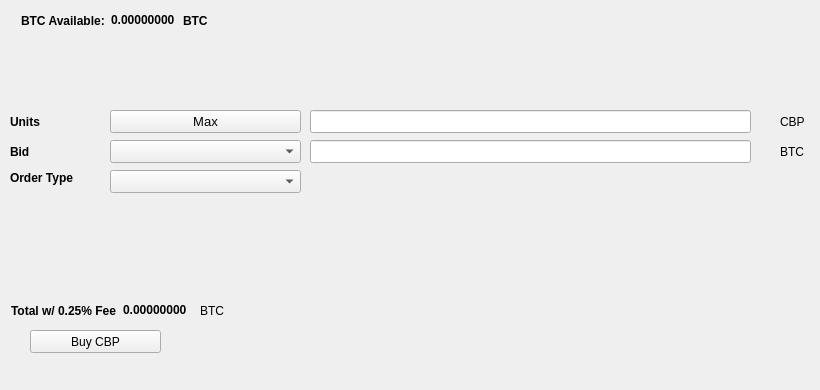
   <widget class="QWidget" name="BuyTab">
    <attribute name="title">
     <string>Buy</string>
    </attribute>
    <widget class="QPushButton" name="BuyCBP">
     <property name="geometry">
      <rect>
       <x>30</x>
       <y>330</y>
       <width>131</width>
       <height>23</height>
      </rect>
     </property>
     <property name="text">
      <string>Buy CBP</string>
     </property>
     <property name="icon">
      <iconset resource="../cbp.qrc">
       <normaloff>:/icons/bitcoin</normaloff>:/icons/bitcoin</iconset>
     </property>
    </widget>
    <widget class="QLabel" name="label_3">
     <property name="geometry">
      <rect>
       <x>10</x>
       <y>110</y>
       <width>46</width>
       <height>23</height>
      </rect>
     </property>
     <property name="font">
      <font>
       <weight>75</weight>
       <bold>true</bold>
      </font>
     </property>
     <property name="text">
      <string>Units</string>
     </property>
    </widget>
    <widget class="QLineEdit" name="UnitsInput">
     <property name="geometry">
      <rect>
       <x>310</x>
       <y>110</y>
       <width>441</width>
       <height>23</height>
      </rect>
     </property>
     <property name="font">
      <font>
       <pointsize>9</pointsize>
       <weight>75</weight>
       <bold>true</bold>
      </font>
     </property>
    </widget>
    <widget class="QLineEdit" name="BuyBidPriceEdit">
     <property name="geometry">
      <rect>
       <x>310</x>
       <y>140</y>
       <width>441</width>
       <height>23</height>
      </rect>
     </property>
     <property name="font">
      <font>
       <pointsize>9</pointsize>
       <weight>75</weight>
       <bold>true</bold>
      </font>
     </property>
    </widget>
    <widget class="QLabel" name="label_4">
     <property name="geometry">
      <rect>
       <x>780</x>
       <y>110</y>
       <width>31</width>
       <height>23</height>
      </rect>
     </property>
     <property name="text">
      <string>CBP</string>
     </property>
    </widget>
    <widget class="QLabel" name="label_5">
     <property name="geometry">
      <rect>
       <x>780</x>
       <y>140</y>
       <width>31</width>
       <height>23</height>
      </rect>
     </property>
     <property name="text">
      <string>BTC</string>
     </property>
    </widget>
    <widget class="QLabel" name="label_6">
     <property name="geometry">
      <rect>
       <x>10</x>
       <y>140</y>
       <width>46</width>
       <height>23</height>
      </rect>
     </property>
     <property name="font">
      <font>
       <weight>75</weight>
       <bold>true</bold>
      </font>
     </property>
     <property name="text">
      <string>Bid</string>
     </property>
    </widget>
    <widget class="QLabel" name="label_7">
     <property name="geometry">
      <rect>
       <x>10</x>
       <y>170</y>
       <width>91</width>
       <height>16</height>
      </rect>
     </property>
     <property name="font">
      <font>
       <weight>75</weight>
       <bold>true</bold>
      </font>
     </property>
     <property name="text">
      <string>Order Type</string>
     </property>
    </widget>
    <widget class="QPushButton" name="Buy_Max_Amount">
     <property name="geometry">
      <rect>
       <x>110</x>
       <y>110</y>
       <width>191</width>
       <height>23</height>
      </rect>
     </property>
     <property name="font">
      <font>
       <pointsize>10</pointsize>
      </font>
     </property>
     <property name="text">
      <string>Max</string>
     </property>
    </widget>
    <widget class="QComboBox" name="BuyBidcomboBox">
     <property name="geometry">
      <rect>
       <x>110</x>
       <y>140</y>
       <width>191</width>
       <height>23</height>
      </rect>
     </property>
     <property name="font">
      <font>
       <pointsize>10</pointsize>
      </font>
     </property>
    </widget>
    <widget class="QComboBox" name="buyOrdertypeCombo">
     <property name="geometry">
      <rect>
       <x>110</x>
       <y>170</y>
       <width>191</width>
       <height>23</height>
      </rect>
     </property>
     <property name="font">
      <font>
       <pointsize>10</pointsize>
      </font>
     </property>
    </widget>
    <widget class="QWidget" name="layoutWidget1">
     <property name="geometry">
      <rect>
       <x>21</x>
       <y>11</y>
       <width>227</width>
       <height>19</height>
      </rect>
     </property>
     <layout class="QHBoxLayout" name="horizontalLayout_3">
      <item>
       <widget class="QLabel" name="label232">
        <property name="font">
         <font>
          <weight>75</weight>
          <bold>true</bold>
         </font>
        </property>
        <property name="text">
         <string>BTC Available:</string>
        </property>
       </widget>
      </item>
      <item>
       <widget class="QLabel" name="BtcAvailableLbl">
        <property name="palette">
         <palette>
          <active>
           <colorrole role="WindowText">
            <brush brushstyle="SolidPattern">
             <color alpha="255">
              <red>0</red>
              <green>0</green>
              <blue>0</blue>
             </color>
            </brush>
           </colorrole>
           <colorrole role="Button">
            <brush brushstyle="SolidPattern">
             <color alpha="255">
              <red>0</red>
              <green>170</green>
              <blue>0</blue>
             </color>
            </brush>
           </colorrole>
           <colorrole role="Light">
            <brush brushstyle="SolidPattern">
             <color alpha="255">
              <red>0</red>
              <green>255</green>
              <blue>0</blue>
             </color>
            </brush>
           </colorrole>
           <colorrole role="Midlight">
            <brush brushstyle="SolidPattern">
             <color alpha="255">
              <red>0</red>
              <green>212</green>
              <blue>0</blue>
             </color>
            </brush>
           </colorrole>
           <colorrole role="Dark">
            <brush brushstyle="SolidPattern">
             <color alpha="255">
              <red>0</red>
              <green>85</green>
              <blue>0</blue>
             </color>
            </brush>
           </colorrole>
           <colorrole role="Mid">
            <brush brushstyle="SolidPattern">
             <color alpha="255">
              <red>0</red>
              <green>113</green>
              <blue>0</blue>
             </color>
            </brush>
           </colorrole>
           <colorrole role="Text">
            <brush brushstyle="SolidPattern">
             <color alpha="255">
              <red>0</red>
              <green>170</green>
              <blue>0</blue>
             </color>
            </brush>
           </colorrole>
           <colorrole role="BrightText">
            <brush brushstyle="SolidPattern">
             <color alpha="255">
              <red>255</red>
              <green>255</green>
              <blue>255</blue>
             </color>
            </brush>
           </colorrole>
           <colorrole role="ButtonText">
            <brush brushstyle="SolidPattern">
             <color alpha="255">
              <red>0</red>
              <green>0</green>
              <blue>0</blue>
             </color>
            </brush>
           </colorrole>
           <colorrole role="Base">
            <brush brushstyle="SolidPattern">
             <color alpha="255">
              <red>255</red>
              <green>255</green>
              <blue>255</blue>
             </color>
            </brush>
           </colorrole>
           <colorrole role="Window">
            <brush brushstyle="SolidPattern">
             <color alpha="255">
              <red>0</red>
              <green>170</green>
              <blue>0</blue>
             </color>
            </brush>
           </colorrole>
           <colorrole role="Shadow">
            <brush brushstyle="SolidPattern">
             <color alpha="255">
              <red>0</red>
              <green>0</green>
              <blue>0</blue>
             </color>
            </brush>
           </colorrole>
           <colorrole role="AlternateBase">
            <brush brushstyle="SolidPattern">
             <color alpha="255">
              <red>127</red>
              <green>212</green>
              <blue>127</blue>
             </color>
            </brush>
           </colorrole>
           <colorrole role="ToolTipBase">
            <brush brushstyle="SolidPattern">
             <color alpha="255">
              <red>255</red>
              <green>255</green>
              <blue>220</blue>
             </color>
            </brush>
           </colorrole>
           <colorrole role="ToolTipText">
            <brush brushstyle="SolidPattern">
             <color alpha="255">
              <red>0</red>
              <green>0</green>
              <blue>0</blue>
             </color>
            </brush>
           </colorrole>
          </active>
          <inactive>
           <colorrole role="WindowText">
            <brush brushstyle="SolidPattern">
             <color alpha="255">
              <red>0</red>
              <green>0</green>
              <blue>0</blue>
             </color>
            </brush>
           </colorrole>
           <colorrole role="Button">
            <brush brushstyle="SolidPattern">
             <color alpha="255">
              <red>0</red>
              <green>170</green>
              <blue>0</blue>
             </color>
            </brush>
           </colorrole>
           <colorrole role="Light">
            <brush brushstyle="SolidPattern">
             <color alpha="255">
              <red>0</red>
              <green>255</green>
              <blue>0</blue>
             </color>
            </brush>
           </colorrole>
           <colorrole role="Midlight">
            <brush brushstyle="SolidPattern">
             <color alpha="255">
              <red>0</red>
              <green>212</green>
              <blue>0</blue>
             </color>
            </brush>
           </colorrole>
           <colorrole role="Dark">
            <brush brushstyle="SolidPattern">
             <color alpha="255">
              <red>0</red>
              <green>85</green>
              <blue>0</blue>
             </color>
            </brush>
           </colorrole>
           <colorrole role="Mid">
            <brush brushstyle="SolidPattern">
             <color alpha="255">
              <red>0</red>
              <green>113</green>
              <blue>0</blue>
             </color>
            </brush>
           </colorrole>
           <colorrole role="Text">
            <brush brushstyle="SolidPattern">
             <color alpha="255">
              <red>0</red>
              <green>170</green>
              <blue>0</blue>
             </color>
            </brush>
           </colorrole>
           <colorrole role="BrightText">
            <brush brushstyle="SolidPattern">
             <color alpha="255">
              <red>255</red>
              <green>255</green>
              <blue>255</blue>
             </color>
            </brush>
           </colorrole>
           <colorrole role="ButtonText">
            <brush brushstyle="SolidPattern">
             <color alpha="255">
              <red>0</red>
              <green>0</green>
              <blue>0</blue>
             </color>
            </brush>
           </colorrole>
           <colorrole role="Base">
            <brush brushstyle="SolidPattern">
             <color alpha="255">
              <red>255</red>
              <green>255</green>
              <blue>255</blue>
             </color>
            </brush>
           </colorrole>
           <colorrole role="Window">
            <brush brushstyle="SolidPattern">
             <color alpha="255">
              <red>0</red>
              <green>170</green>
              <blue>0</blue>
             </color>
            </brush>
           </colorrole>
           <colorrole role="Shadow">
            <brush brushstyle="SolidPattern">
             <color alpha="255">
              <red>0</red>
              <green>0</green>
              <blue>0</blue>
             </color>
            </brush>
           </colorrole>
           <colorrole role="AlternateBase">
            <brush brushstyle="SolidPattern">
             <color alpha="255">
              <red>127</red>
              <green>212</green>
              <blue>127</blue>
             </color>
            </brush>
           </colorrole>
           <colorrole role="ToolTipBase">
            <brush brushstyle="SolidPattern">
             <color alpha="255">
              <red>255</red>
              <green>255</green>
              <blue>220</blue>
             </color>
            </brush>
           </colorrole>
           <colorrole role="ToolTipText">
            <brush brushstyle="SolidPattern">
             <color alpha="255">
              <red>0</red>
              <green>0</green>
              <blue>0</blue>
             </color>
            </brush>
           </colorrole>
          </inactive>
          <disabled>
           <colorrole role="WindowText">
            <brush brushstyle="SolidPattern">
             <color alpha="255">
              <red>0</red>
              <green>85</green>
              <blue>0</blue>
             </color>
            </brush>
           </colorrole>
           <colorrole role="Button">
            <brush brushstyle="SolidPattern">
             <color alpha="255">
              <red>0</red>
              <green>170</green>
              <blue>0</blue>
             </color>
            </brush>
           </colorrole>
           <colorrole role="Light">
            <brush brushstyle="SolidPattern">
             <color alpha="255">
              <red>0</red>
              <green>255</green>
              <blue>0</blue>
             </color>
            </brush>
           </colorrole>
           <colorrole role="Midlight">
            <brush brushstyle="SolidPattern">
             <color alpha="255">
              <red>0</red>
              <green>212</green>
              <blue>0</blue>
             </color>
            </brush>
           </colorrole>
           <colorrole role="Dark">
            <brush brushstyle="SolidPattern">
             <color alpha="255">
              <red>0</red>
              <green>85</green>
              <blue>0</blue>
             </color>
            </brush>
           </colorrole>
           <colorrole role="Mid">
            <brush brushstyle="SolidPattern">
             <color alpha="255">
              <red>0</red>
              <green>113</green>
              <blue>0</blue>
             </color>
            </brush>
           </colorrole>
           <colorrole role="Text">
            <brush brushstyle="SolidPattern">
             <color alpha="255">
              <red>0</red>
              <green>85</green>
              <blue>0</blue>
             </color>
            </brush>
           </colorrole>
           <colorrole role="BrightText">
            <brush brushstyle="SolidPattern">
             <color alpha="255">
              <red>255</red>
              <green>255</green>
              <blue>255</blue>
             </color>
            </brush>
           </colorrole>
           <colorrole role="ButtonText">
            <brush brushstyle="SolidPattern">
             <color alpha="255">
              <red>0</red>
              <green>85</green>
              <blue>0</blue>
             </color>
            </brush>
           </colorrole>
           <colorrole role="Base">
            <brush brushstyle="SolidPattern">
             <color alpha="255">
              <red>0</red>
              <green>170</green>
              <blue>0</blue>
             </color>
            </brush>
           </colorrole>
           <colorrole role="Window">
            <brush brushstyle="SolidPattern">
             <color alpha="255">
              <red>0</red>
              <green>170</green>
              <blue>0</blue>
             </color>
            </brush>
           </colorrole>
           <colorrole role="Shadow">
            <brush brushstyle="SolidPattern">
             <color alpha="255">
              <red>0</red>
              <green>0</green>
              <blue>0</blue>
             </color>
            </brush>
           </colorrole>
           <colorrole role="AlternateBase">
            <brush brushstyle="SolidPattern">
             <color alpha="255">
              <red>0</red>
              <green>170</green>
              <blue>0</blue>
             </color>
            </brush>
           </colorrole>
           <colorrole role="ToolTipBase">
            <brush brushstyle="SolidPattern">
             <color alpha="255">
              <red>255</red>
              <green>255</green>
              <blue>220</blue>
             </color>
            </brush>
           </colorrole>
           <colorrole role="ToolTipText">
            <brush brushstyle="SolidPattern">
             <color alpha="255">
              <red>0</red>
              <green>0</green>
              <blue>0</blue>
             </color>
            </brush>
           </colorrole>
          </disabled>
         </palette>
        </property>
        <property name="font">
         <font>
          <weight>75</weight>
          <bold>true</bold>
         </font>
        </property>
        <property name="text">
         <string>0.00000000</string>
        </property>
        <property name="textInteractionFlags">
         <set>Qt::LinksAccessibleByMouse|Qt::TextSelectableByKeyboard|Qt::TextSelectableByMouse</set>
        </property>
       </widget>
      </item>
      <item>
       <widget class="QLabel" name="BtcAvailableLbl_2">
        <property name="font">
         <font>
          <weight>75</weight>
          <bold>true</bold>
         </font>
        </property>
        <property name="text">
         <string>BTC</string>
        </property>
       </widget>
      </item>
     </layout>
    </widget>
    <widget class="QWidget" name="layoutWidge2">
     <property name="geometry">
      <rect>
       <x>11</x>
       <y>301</y>
       <width>259</width>
       <height>19</height>
      </rect>
     </property>
     <layout class="QHBoxLayout" name="horizontalLayout_4">
      <item>
       <widget class="QLabel" name="label_9">
        <property name="font">
         <font>
          <weight>75</weight>
          <bold>true</bold>
         </font>
        </property>
        <property name="text">
         <string>Total w/ 0.25% Fee</string>
        </property>
       </widget>
      </item>
      <item>
       <widget class="QLabel" name="BuyCostLabel">
        <property name="palette">
         <palette>
          <active>
           <colorrole role="WindowText">
            <brush brushstyle="SolidPattern">
             <color alpha="255">
              <red>0</red>
              <green>0</green>
              <blue>0</blue>
             </color>
            </brush>
           </colorrole>
           <colorrole role="Button">
            <brush brushstyle="SolidPattern">
             <color alpha="255">
              <red>0</red>
              <green>170</green>
              <blue>0</blue>
             </color>
            </brush>
           </colorrole>
           <colorrole role="Light">
            <brush brushstyle="SolidPattern">
             <color alpha="255">
              <red>0</red>
              <green>255</green>
              <blue>0</blue>
             </color>
            </brush>
           </colorrole>
           <colorrole role="Midlight">
            <brush brushstyle="SolidPattern">
             <color alpha="255">
              <red>0</red>
              <green>212</green>
              <blue>0</blue>
             </color>
            </brush>
           </colorrole>
           <colorrole role="Dark">
            <brush brushstyle="SolidPattern">
             <color alpha="255">
              <red>0</red>
              <green>85</green>
              <blue>0</blue>
             </color>
            </brush>
           </colorrole>
           <colorrole role="Mid">
            <brush brushstyle="SolidPattern">
             <color alpha="255">
              <red>0</red>
              <green>113</green>
              <blue>0</blue>
             </color>
            </brush>
           </colorrole>
           <colorrole role="Text">
            <brush brushstyle="SolidPattern">
             <color alpha="255">
              <red>0</red>
              <green>170</green>
              <blue>0</blue>
             </color>
            </brush>
           </colorrole>
           <colorrole role="BrightText">
            <brush brushstyle="SolidPattern">
             <color alpha="255">
              <red>255</red>
              <green>255</green>
              <blue>255</blue>
             </color>
            </brush>
           </colorrole>
           <colorrole role="ButtonText">
            <brush brushstyle="SolidPattern">
             <color alpha="255">
              <red>0</red>
              <green>0</green>
              <blue>0</blue>
             </color>
            </brush>
           </colorrole>
           <colorrole role="Base">
            <brush brushstyle="SolidPattern">
             <color alpha="255">
              <red>255</red>
              <green>255</green>
              <blue>255</blue>
             </color>
            </brush>
           </colorrole>
           <colorrole role="Window">
            <brush brushstyle="SolidPattern">
             <color alpha="255">
              <red>0</red>
              <green>170</green>
              <blue>0</blue>
             </color>
            </brush>
           </colorrole>
           <colorrole role="Shadow">
            <brush brushstyle="SolidPattern">
             <color alpha="255">
              <red>0</red>
              <green>0</green>
              <blue>0</blue>
             </color>
            </brush>
           </colorrole>
           <colorrole role="AlternateBase">
            <brush brushstyle="SolidPattern">
             <color alpha="255">
              <red>127</red>
              <green>212</green>
              <blue>127</blue>
             </color>
            </brush>
           </colorrole>
           <colorrole role="ToolTipBase">
            <brush brushstyle="SolidPattern">
             <color alpha="255">
              <red>255</red>
              <green>255</green>
              <blue>220</blue>
             </color>
            </brush>
           </colorrole>
           <colorrole role="ToolTipText">
            <brush brushstyle="SolidPattern">
             <color alpha="255">
              <red>0</red>
              <green>0</green>
              <blue>0</blue>
             </color>
            </brush>
           </colorrole>
          </active>
          <inactive>
           <colorrole role="WindowText">
            <brush brushstyle="SolidPattern">
             <color alpha="255">
              <red>0</red>
              <green>0</green>
              <blue>0</blue>
             </color>
            </brush>
           </colorrole>
           <colorrole role="Button">
            <brush brushstyle="SolidPattern">
             <color alpha="255">
              <red>0</red>
              <green>170</green>
              <blue>0</blue>
             </color>
            </brush>
           </colorrole>
           <colorrole role="Light">
            <brush brushstyle="SolidPattern">
             <color alpha="255">
              <red>0</red>
              <green>255</green>
              <blue>0</blue>
             </color>
            </brush>
           </colorrole>
           <colorrole role="Midlight">
            <brush brushstyle="SolidPattern">
             <color alpha="255">
              <red>0</red>
              <green>212</green>
              <blue>0</blue>
             </color>
            </brush>
           </colorrole>
           <colorrole role="Dark">
            <brush brushstyle="SolidPattern">
             <color alpha="255">
              <red>0</red>
              <green>85</green>
              <blue>0</blue>
             </color>
            </brush>
           </colorrole>
           <colorrole role="Mid">
            <brush brushstyle="SolidPattern">
             <color alpha="255">
              <red>0</red>
              <green>113</green>
              <blue>0</blue>
             </color>
            </brush>
           </colorrole>
           <colorrole role="Text">
            <brush brushstyle="SolidPattern">
             <color alpha="255">
              <red>0</red>
              <green>170</green>
              <blue>0</blue>
             </color>
            </brush>
           </colorrole>
           <colorrole role="BrightText">
            <brush brushstyle="SolidPattern">
             <color alpha="255">
              <red>255</red>
              <green>255</green>
              <blue>255</blue>
             </color>
            </brush>
           </colorrole>
           <colorrole role="ButtonText">
            <brush brushstyle="SolidPattern">
             <color alpha="255">
              <red>0</red>
              <green>0</green>
              <blue>0</blue>
             </color>
            </brush>
           </colorrole>
           <colorrole role="Base">
            <brush brushstyle="SolidPattern">
             <color alpha="255">
              <red>255</red>
              <green>255</green>
              <blue>255</blue>
             </color>
            </brush>
           </colorrole>
           <colorrole role="Window">
            <brush brushstyle="SolidPattern">
             <color alpha="255">
              <red>0</red>
              <green>170</green>
              <blue>0</blue>
             </color>
            </brush>
           </colorrole>
           <colorrole role="Shadow">
            <brush brushstyle="SolidPattern">
             <color alpha="255">
              <red>0</red>
              <green>0</green>
              <blue>0</blue>
             </color>
            </brush>
           </colorrole>
           <colorrole role="AlternateBase">
            <brush brushstyle="SolidPattern">
             <color alpha="255">
              <red>127</red>
              <green>212</green>
              <blue>127</blue>
             </color>
            </brush>
           </colorrole>
           <colorrole role="ToolTipBase">
            <brush brushstyle="SolidPattern">
             <color alpha="255">
              <red>255</red>
              <green>255</green>
              <blue>220</blue>
             </color>
            </brush>
           </colorrole>
           <colorrole role="ToolTipText">
            <brush brushstyle="SolidPattern">
             <color alpha="255">
              <red>0</red>
              <green>0</green>
              <blue>0</blue>
             </color>
            </brush>
           </colorrole>
          </inactive>
          <disabled>
           <colorrole role="WindowText">
            <brush brushstyle="SolidPattern">
             <color alpha="255">
              <red>0</red>
              <green>85</green>
              <blue>0</blue>
             </color>
            </brush>
           </colorrole>
           <colorrole role="Button">
            <brush brushstyle="SolidPattern">
             <color alpha="255">
              <red>0</red>
              <green>170</green>
              <blue>0</blue>
             </color>
            </brush>
           </colorrole>
           <colorrole role="Light">
            <brush brushstyle="SolidPattern">
             <color alpha="255">
              <red>0</red>
              <green>255</green>
              <blue>0</blue>
             </color>
            </brush>
           </colorrole>
           <colorrole role="Midlight">
            <brush brushstyle="SolidPattern">
             <color alpha="255">
              <red>0</red>
              <green>212</green>
              <blue>0</blue>
             </color>
            </brush>
           </colorrole>
           <colorrole role="Dark">
            <brush brushstyle="SolidPattern">
             <color alpha="255">
              <red>0</red>
              <green>85</green>
              <blue>0</blue>
             </color>
            </brush>
           </colorrole>
           <colorrole role="Mid">
            <brush brushstyle="SolidPattern">
             <color alpha="255">
              <red>0</red>
              <green>113</green>
              <blue>0</blue>
             </color>
            </brush>
           </colorrole>
           <colorrole role="Text">
            <brush brushstyle="SolidPattern">
             <color alpha="255">
              <red>0</red>
              <green>85</green>
              <blue>0</blue>
             </color>
            </brush>
           </colorrole>
           <colorrole role="BrightText">
            <brush brushstyle="SolidPattern">
             <color alpha="255">
              <red>255</red>
              <green>255</green>
              <blue>255</blue>
             </color>
            </brush>
           </colorrole>
           <colorrole role="ButtonText">
            <brush brushstyle="SolidPattern">
             <color alpha="255">
              <red>0</red>
              <green>85</green>
              <blue>0</blue>
             </color>
            </brush>
           </colorrole>
           <colorrole role="Base">
            <brush brushstyle="SolidPattern">
             <color alpha="255">
              <red>0</red>
              <green>170</green>
              <blue>0</blue>
             </color>
            </brush>
           </colorrole>
           <colorrole role="Window">
            <brush brushstyle="SolidPattern">
             <color alpha="255">
              <red>0</red>
              <green>170</green>
              <blue>0</blue>
             </color>
            </brush>
           </colorrole>
           <colorrole role="Shadow">
            <brush brushstyle="SolidPattern">
             <color alpha="255">
              <red>0</red>
              <green>0</green>
              <blue>0</blue>
             </color>
            </brush>
           </colorrole>
           <colorrole role="AlternateBase">
            <brush brushstyle="SolidPattern">
             <color alpha="255">
              <red>0</red>
              <green>170</green>
              <blue>0</blue>
             </color>
            </brush>
           </colorrole>
           <colorrole role="ToolTipBase">
            <brush brushstyle="SolidPattern">
             <color alpha="255">
              <red>255</red>
              <green>255</green>
              <blue>220</blue>
             </color>
            </brush>
           </colorrole>
           <colorrole role="ToolTipText">
            <brush brushstyle="SolidPattern">
             <color alpha="255">
              <red>0</red>
              <green>0</green>
              <blue>0</blue>
             </color>
            </brush>
           </colorrole>
          </disabled>
         </palette>
        </property>
        <property name="font">
         <font>
          <weight>75</weight>
          <bold>true</bold>
         </font>
        </property>
        <property name="autoFillBackground">
         <bool>false</bool>
        </property>
        <property name="text">
         <string>0.00000000</string>
        </property>
        <property name="textInteractionFlags">
         <set>Qt::LinksAccessibleByMouse|Qt::TextSelectableByMouse</set>
        </property>
       </widget>
      </item>
      <item>
       <widget class="QLabel" name="label_10">
        <property name="font">
         <font>
          <weight>50</weight>
          <bold>false</bold>
         </font>
        </property>
        <property name="text">
         <string>BTC</string>
        </property>
       </widget>
      </item>
     </layout>
    </widget>
    <widget class="QLabel" name="label_24">
     <property name="geometry">
      <rect>
       <x>460</x>
       <y>300</y>
       <width>281</width>
       <height>81</height>
      </rect>
     </property>
     <property name="text">
      <string/>
     </property>
     <property name="pixmap">
      <pixmap>:/images/bittrex</pixmap>
     </property>
    </widget>
   </widget>
